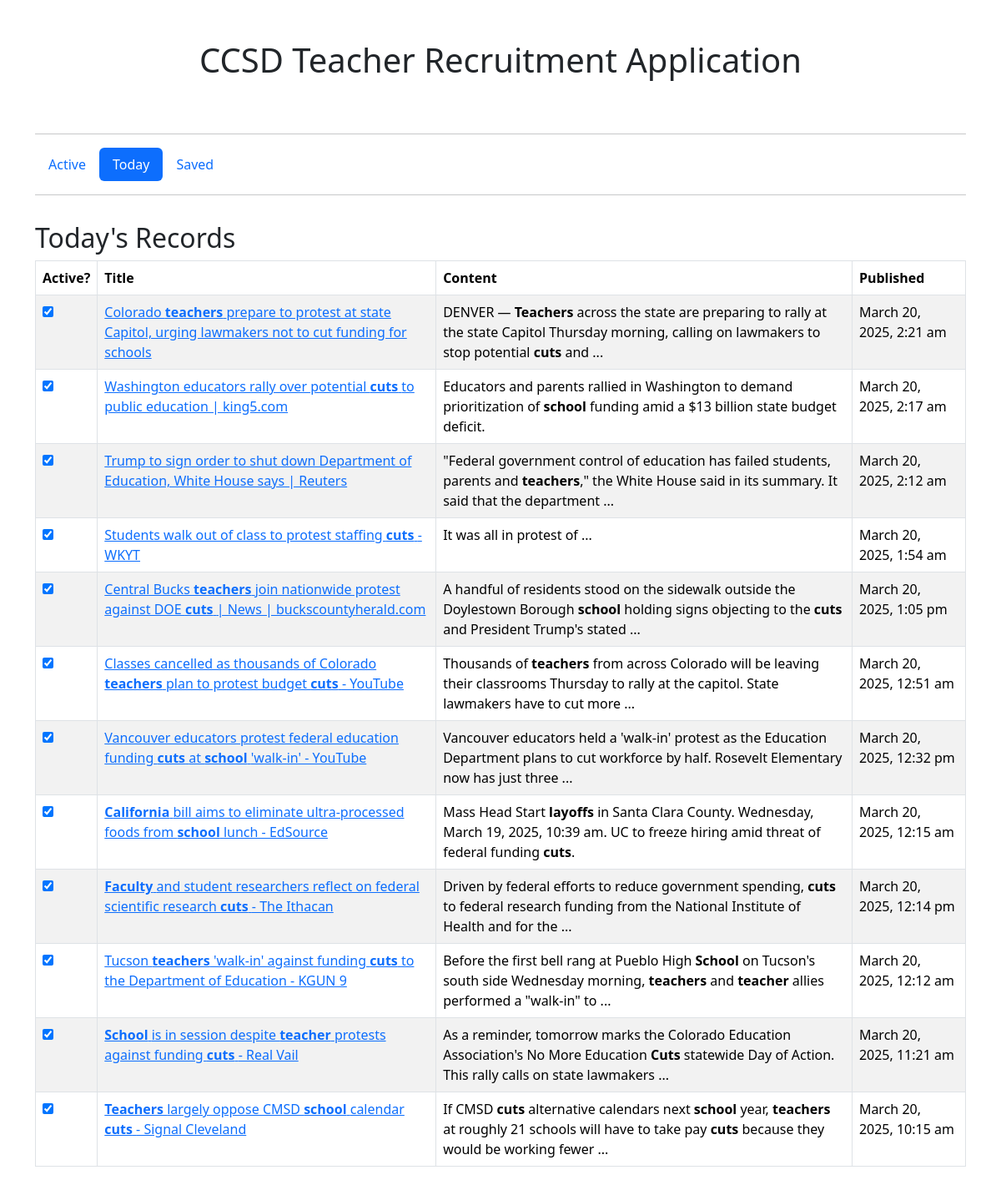
Before: /today.php with the older database file.
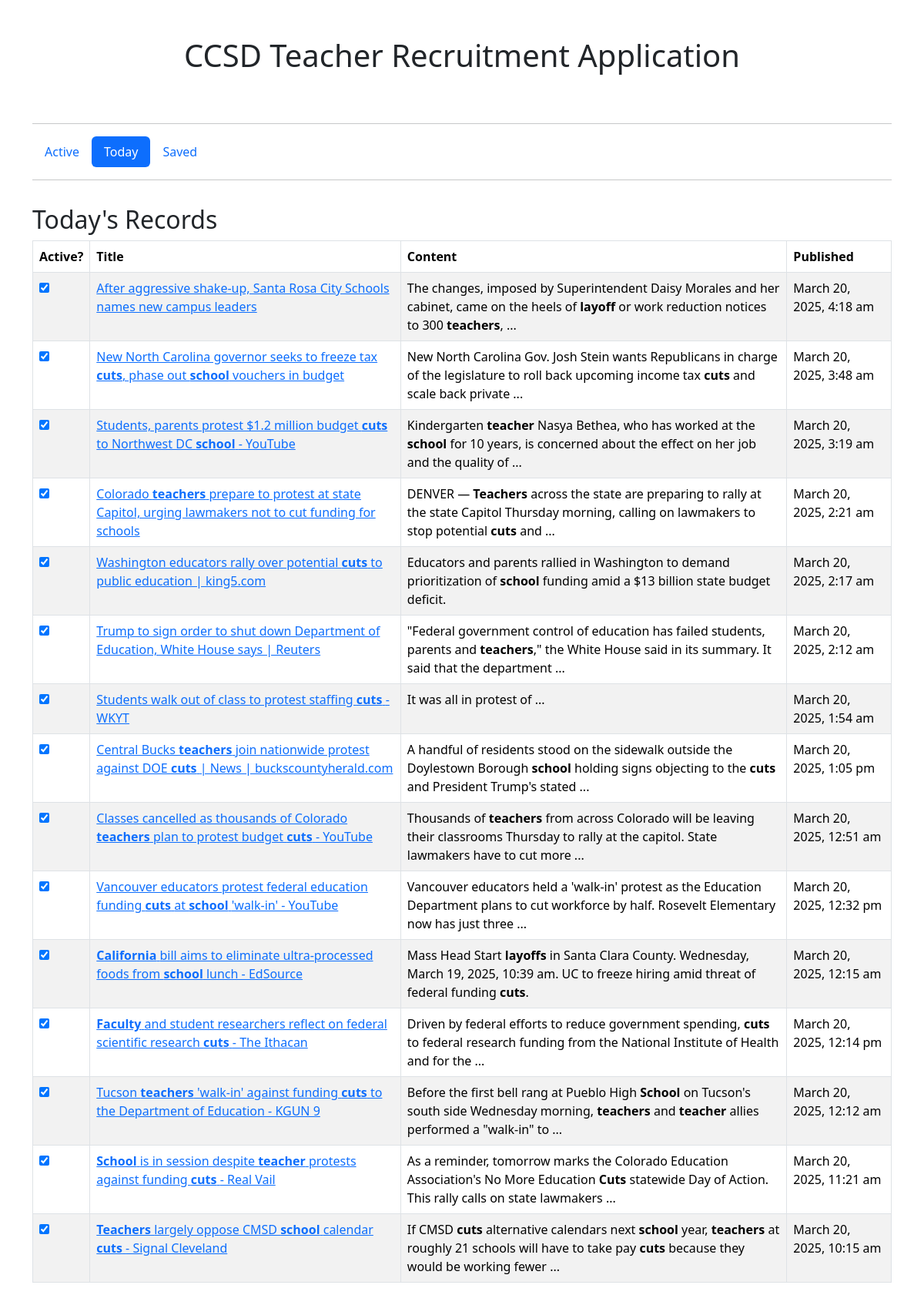
After: the same page with the newer database file.
### tables this page shows
CREATE TABLE teacherRecruitment (
    id INTEGER PRIMARY KEY, 
    title TEXT, 
    content TEXT, 
    published TEXT, 
    link TEXT,
    active BOOLEAN DEFAULT 1, 
    saved BOOLEAN DEFAULT 0,
    UNIQUE(title, content, link)
);

### today.php (the view, shortened to what this page needs)
<?php
include('includes/head.php');
include('includes/header.php');
$db = new SQLite3('teacherRecruitment.db');
$today = date("F j, Y");
?>
    <div class="container">
        <div class="row">
            <div class="col">
                <h2>Today's Records</h2>
                <table id="todayTable" class="table table-striped table-bordered">
                    <thead>
                    <tr>
                        <th>Active?</th>
                        <th>Title</th>
                        <th>Content</th>
                        <th>Published</th>
                    </tr>
                    </thead>
                    <tbody>
                    <?php
                    $stmt = $db->prepare("SELECT * FROM teacherRecruitment WHERE published LIKE :today AND active = 1 ORDER BY published DESC");
                    $stmt->bindValue(':today', '%' . $today . '%', SQLITE3_TEXT);
                    $results = $stmt->execute();
                    while ($row = $results->fetchArray(SQLITE3_ASSOC)) { ?>
                        <tr>
                            <td><input id="active" type='checkbox' name='active' data-id='<?php echo $row['id']; ?>' <?php echo $row['active'] ? 'checked' : ''; ?>/></td>
                            <td><a href='<?php echo $row['link']; ?>'><?php echo $row['title']; ?></a></td>
                            <td><?php echo $row['content']; ?></td>
                            <td><?php echo $row['published'] ?></td>
                        </tr>
                        <?php
                    }
                    ?>
                    </tbody>
                </table>
            </div>
        </div>
    </div>
<?php include('includes/footer.php'); ?>

### includes/head.php (shortened to what this page needs)
<!doctype html>
<html lang="en">
<head>
    <link rel="stylesheet" href="https://cdn.jsdelivr.net/npm/bootstrap@5.3.3/dist/css/bootstrap.min.css"
>
    <link rel="stylesheet" href="https://cdn.datatables.net/2.2.2/css/dataTables.dataTables.css"/>
</head>
<body>

### includes/header.php (shortened to what this page needs)
<div class="container pt-5 pb-3">
    <div class="row">
        <div class="col">
            <h1 class="text-center pb-5">CCSD Teacher Recruitment Application</h1>
            <hr/>
            <?php
            $currentUri = $_SERVER['REQUEST_URI'];
            if ($currentUri == '/ccsd-teacher-recruitment/saved.php') {
                ?><ul class="nav nav-pills">
                    <li class="nav-item">
                        <a class="nav-link" aria-current="page" href="/ccsd-teacher-recruitment/">Active</a>
                    </li>
                    <li class="nav-item">
                        <a class="nav-link" href="/ccsd-teacher-recruitment/today.php">Today</a>
                    </li>
                    <li class="nav-item">
                        <a class="nav-link active" href="/ccsd-teacher-recruitment/saved.php">Saved</a>
                    </li>
                </ul>
            <?php } elseif ($currentUri == '/ccsd-teacher-recruitment/today.php') { ?>
                <ul class="nav nav-pills">
                    <li class="nav-item">
                        <a class="nav-link" aria-current="page" href="/ccsd-teacher-recruitment/">Active</a>
                    </li>
                    <li class="nav-item">
                        <a class="nav-link active" href="/ccsd-teacher-recruitment/today.php">Today</a>
                    </li>
                    <li class="nav-item">
                        <a class="nav-link" href="/ccsd-teacher-recruitment/saved.php">Saved</a>
                    </li>
                </ul>
            <?php } ?>
            <hr/>
        </div>
    </div>
</div>

### includes/footer.php (shortened to what this page needs)
</body>
</html>

Changed rows visible on the page:
now on this page (row edited): teacherrecruitment: active "☑", title "After aggressive shake-up, Santa Rosa City Schools names new campus leaders", content "The changes, imposed by Superintendent Daisy Morales and her cabinet, came on the heels of layoff or work reduction notices to 300 teachers , ...", published "March 20, 2025, 4:18 am"
now on this page (row edited): teacherrecruitment: active "☑", title "New North Carolina governor seeks to freeze tax cuts , phase out school vouchers in budget", content "New North Carolina Gov. Josh Stein wants Republicans in charge of the legislature to roll back upcoming income tax cuts and scale back private ...", published "March 20, 2025, 3:48 am"
now on this page (row edited): teacherrecruitment: active "☑", title "Students, parents protest $1.2 million budget cuts to Northwest DC school - YouTube", content "Kindergarten teacher Nasya Bethea, who has worked at the school for 10 years, is concerned about the effect on her job and the quality of ...", published "March 20, 2025, 3:19 am"
